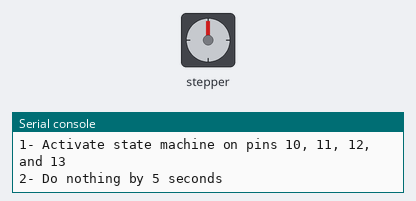
Bench run of a program on a simulated Raspberry Pi Pico running MicroPython. On the bench: stepper motor, the last lines printed to the serial console. The stepper is drawn at 2048 steps a turn. At 5.0 s the program stops and its outputs stay as they are.

Above: at 0.15 s.
At 1.35 s:
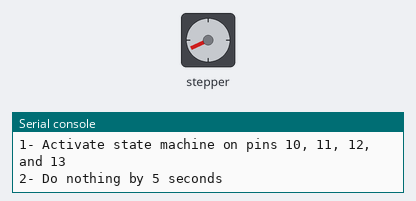
At 2.55 s:
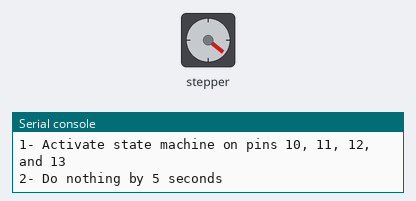
At 5.1 s:
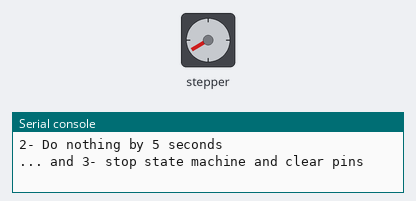
Timing chart, 0 to 6.5 s (numbered marks = the images above):
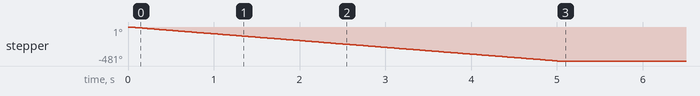

The program:

pico_stepM_simplePIO_h_1_0.py
```python
# Hardware platform: Pico _ & W
# Author : JC Santamaria
# Start mP Date : 2024 - 3 - 3
# Goal : Stepper simple - check motor with conservative parameters - Half s
# To do :
# Ref1 : https://www.youtube.com/watch?v=UJ4JjeCLuaI
# Ref1 git hub : https://github.com/tinkertechtrove/pico-pi-playing/tree/main/pio-steppers
# 1.0
# Instrucciones - to be added


from machine import Pin
from rp2 import PIO, StateMachine, asm_pio
from time import sleep
import sys

# Informative block - start
p_ucontroler = "Pico _ & W"
p_project = "Stepper simple using PIO - check motor with conservative parameter HALF"
p_keyOhw = "28BYJ-48 pines + ULN2003 in1-GPIO10 ... IN4-GPIO13  "
p_keyLib = "None"
p_version = "1.0"
print(f"Microcontroler: {p_ucontroler} - Key other HW : {p_keyOhw}")
print(f"Libreria: {p_keyLib}")
print(f"Program: {p_project} - Version: {p_version}")
# Informative block - end

# PIO - Define function for state machine
@asm_pio(set_init=(PIO.OUT_LOW,) * 4)
def prog():
    wrap_target()
    set(pins, 8) [31] # [1,0,0,0]
    nop() [31]
    nop() [31]
    nop() [31]
    set(pins, 12) [31] # [1,1,0,0]
    nop() [31]
    nop() [31]
    nop() [31]
    set(pins, 4) [31] # [0,1,0,0]
    nop() [31]
    nop() [31]
    nop() [31]
    set(pins, 6) [31] # [0,1, 1, 0]
    nop() [31]
    nop() [31]
    nop() [31]
    set(pins, 2) [31] # [0,0,1,0]
    nop() [31]
    nop() [31]
    nop() [31]
    set(pins, 3) [31] # [0,0,1,1]
    nop() [31]
    nop() [31]
    nop() [31]
    set(pins, 1) [31] # [0,0,0,1]
    nop() [31]
    nop() [31]
    nop() [31]
    set(pins, 9) [31] # [1,0, 0, 1]
    nop() [31]
    nop() [31]
    nop() [31]
    wrap()

# END PIO

sm = StateMachine(0, prog, freq=140000, set_base=Pin(10))
# Freq -> 7.14 usec machine cycle- Maximun speed
# Each stepp takes 32 * 4 = 128 cycles, so it takes usec = 0.9 mili sec

print('1- Activate state machine on pins 10, 11, 12, and 13')
sm.active(1)
print('2- Do nothing by 5 seconds')
sleep(5)
print('... and 3- stop state machine and clear pins')
sm.active(0)
sm.exec("set(pins,0)")
```

Measured:
- by itself, stepper: turns 481° counter-clockwise in 5.0 s
